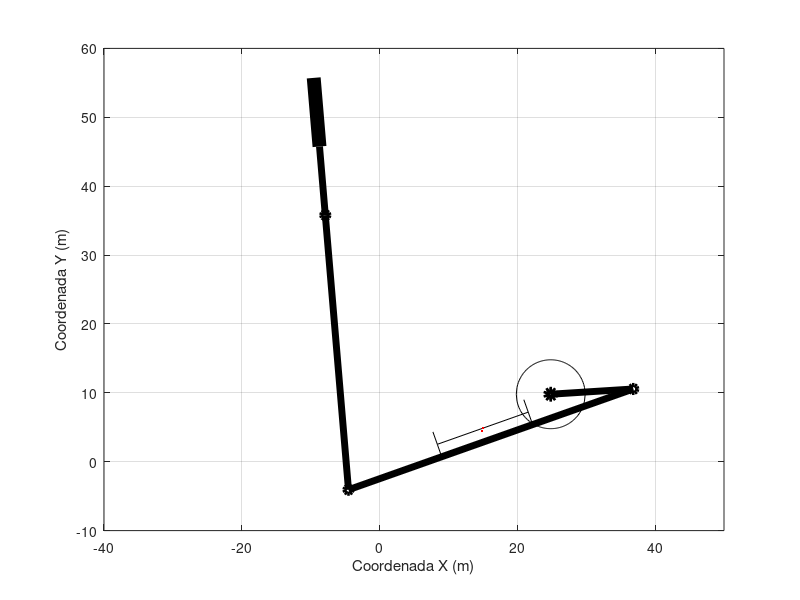

This chart was generated by the following MATLAB code: (Note: this script raises an error after producing the figure.)
clc
clear
close

% Elipse da trajetória
elipse = [30, 10];
y = @(x) sqrt(elipse(2)^2*(1-x^2/elipse(1)^2)); % Equação de elipse

% Pontos e direções pré-definidos
P1=[0; 0; 0]; % coordenadas do ponto P1
P2=[15; 5; 0]; % coordenadas do ponto P2
P3=[-7.5; y(-7.5); 0]; % coordenadas do ponto P3
P = [P1 P2 P3];
alpha21=20*pi/180; % valor predeterminado de alpha21
alpha31=20*pi/180; % valor predeterminado de alpha31

% Lado direito %%%%%%%%%%%%%%%%%%%

W=12; % valor atribuido a W
phi=175*pi/180; % valor atribuido a phi

% Cálculo do sistema de equações, sendo x = [Z, beta1, beta21, beta31]
E = @(x) [...
W*cos(x(2)+x(3)) + x(1)*cos(phi+alpha21) + P1(1)-P2(1) - x(1)*cos(phi) - W*cos(x(2));...
W*sin(x(2)+x(3)) + x(1)*sin(phi+alpha21) + P1(2)-P2(2) - x(1)*sin(phi) - W*sin(x(2));...
W*cos(x(2)+x(4)) + x(1)*cos(phi+alpha31) + P1(1)-P3(1) - x(1)*cos(phi) - W*cos(x(2));...
W*sin(x(2)+x(4)) + x(1)*sin(phi+alpha31) + P1(2)-P3(2) - x(1)*sin(phi) - W*sin(x(2))];
x0=[20; 240*pi/180; 100*pi/180; 250*pi/180]; %valores do chute inicial para uso do metodo de Newton-Raphson
YE=fsolve(E,x0); %resultado;
YEgraus = [YE(1); 180/pi*YE(2:4);];
Z = YE(1);
beta1 = YE(2);
beta21 = YE(3);
beta31 = YE(4);

% Lado esquerdo %%%%%%%%%%%%%%%%%%%
U=40; % valor atribuido a W
sigma=5*pi/180; % valor atribuido a phi

% Cálculo do sistema de equações, sendo q = [S, gamma1, gamma21, gamma31]
D = @(q) [...
U*cos(q(2)+q(3)) + q(1)*cos(sigma+alpha21) + P1(1)-P2(1) - q(1)*cos(sigma) - U*cos(q(2));...
U*sin(q(2)+q(3)) + q(1)*sin(sigma+alpha21) + P1(2)-P2(2) - q(1)*sin(sigma) - U*sin(q(2));...
U*cos(q(2)+q(4)) + q(1)*cos(sigma+alpha31) + P1(1)-P3(1) - q(1)*cos(sigma) - U*cos(q(2));...
U*sin(q(2)+q(4)) + q(1)*sin(sigma+alpha31) + P1(2)-P3(2) - q(1)*sin(sigma) - U*sin(q(2))];
angs=[20; 230*pi/180; 60*pi/180;20*pi/180]; %valores do chute inicial para uso do metodo de Newton-Raphson
YD=fsolve(D,angs); %resultado;
YDgraus = [YD(1); 180/pi*YD(2:4);];
S = YD(1);
gamma1 = YD(2);
gamma21 = YD(3);
gamma31 = YD(4);

% Cálculo de posições dos pontos A e B
A1=[P1(1)-Z*cos(phi); P1(2)-Z*sin(phi);0];
A0=[A1(1)-W*cos(beta1); A1(2)-W*sin(beta1);0];
A2=[A0(1)+W*cos(beta1+beta21); A0(2)+W*sin(beta1+beta21);0];
A3=[A0(1)+W*cos(beta1+beta31); A0(2)+W*sin(beta1+beta31);0];
A = [A1 A2 A3];
B1=[P1(1)-S*cos(sigma); P1(2)-S*sin(sigma);0];
B0=[B1(1)-U*cos(gamma1); B1(2)-U*sin(gamma1);0];
B2=[B0(1)+U*cos(gamma1+gamma21);B0(2)+U*sin(gamma1+gamma21);0];
B3=[B0(1)+U*cos(gamma1+gamma31);B0(2)+U*sin(gamma1+gamma31);0];
B = [B1 B2 B3];

A1B1 = norm(B1-A1); % comprimento da barra A1B1
A0B0 = norm(B0-A0); % comprimento da barra A0B0
A1A0 = norm(A1-A0); % comprimento da barra A1B0
B1B0 = norm(B1 - B0); % comprimento da barra B1B0

% Vetor que de A0 a B0
vecA0B0 = B0 - A0; % vetor
ang_hor_vecA0B0 = atan2(abs(vecA0B0(2)), abs(vecA0B0(1)));

% Posição do ponto P em relação à barra A1B1
anguloP_BA=subspace((P1-A1),(B1-A1));
dist_P_BA = Z*sin(anguloP_BA);
dist_projP_BA_A = Z*cos(anguloP_BA);

% Matrizes de transformação
T21 = @(theta)...
    [cos(theta) -sin(theta) 0 A1A0  ;...
     sin(theta) cos(theta)  0 0  ;...
     0          0           1 0 ;...
     0          0           0 1 ];
 
 T10 = @(theta)...
    [cos(theta) -sin(theta) 0 0  ;...
     sin(theta) cos(theta)  0 0  ;...
     0          0           1 0 ;...
     0          0           0 1 ];
 
 T40 = @(theta)...
     [cos(theta) -sin(theta) 0 vecA0B0(1)  ;...
      sin(theta) cos(theta)  0 vecA0B0(2)  ;...
      0          0           1 0 ;...
      0          0           0 1 ];

 % Vetor de angulos de entrada
num_angs = 100;
angs = linspace(0, 2*pi, num_angs);

% Insere betas dos três pontos P se não estiverem no vetor de angulos
betas = mod([beta1 beta1+beta21 beta1+beta31], 2*pi);
angs_com_betas = angs;
j = 0; % contador de betas inseridos
for i=1:num_angs-1
    for beta=betas
        if angs(i) < beta && angs(i+1) > beta
            angs_com_betas = [angs_com_betas(1:i+j) beta angs_com_betas(i+1+j:end)];
            j = j + 1;
        end
    end
end
angs = angs_com_betas;
num_angs = num_angs+j;

% Matrizes para guardar posição dos pontos a cada angulo de entrada
As = zeros(3, num_angs);
Bs = zeros(3, num_angs);
Cs = zeros(3, num_angs);
Ds = zeros(3, num_angs);

% Calcula a posição de pontos do mecanismo para cada angulo de entrada 
for k=1:num_angs  
    F = @(q)...
    [cos(angs(k)) -sin(angs(k)) 0 0  ;...
     sin(angs(k)) cos(angs(k))  0 0  ;...
     0           0            1 0 ;...
     0           0            0 1  ]*...
    [cos(q(1)) -sin(q(1)) 0 A1A0  ;...
     sin(q(1)) cos(q(1))  0 0  ;...
     0         0          1 0 ;...
     0         0          0 1  ]*...
    [A1B1; 0; 0; 1] - ...
    [cos(q(2)) -sin(q(2)) 0 vecA0B0(1)  ;...
     sin(q(2)) cos(q(2))  0 vecA0B0(2)  ;...
     0         0          1 0 ;...
     0         0          0 1  ]*...
    [B1B0; 0; 0; 1];
    if (mod(angs(k), 2*pi) > pi/2 && mod(angs(k), 2*pi) <= pi)
        theta0 = [pi/6 3*pi/2];
    elseif mod(angs(k), 2*pi) > pi && mod(angs(k), 2*pi) <= 7*pi/6
        theta0 = [2*pi 3*pi/2];
    elseif mod(angs(k), 2*pi) > 3*pi/2+pi/6
        theta0 = [pi 3*pi/2];
    else
        theta0 = [3*pi/2 3*pi/2];
    end
    theta0grad = theta0*180/pi;
    thetas = fsolve(F, theta0);
    thetasgrad = thetas*180/pi;
    
    Ak=[A0; 1]+T10(angs(k))*[A1A0; 0; 0; 1];
    Bk=[A0; 1]+T40(thetas(2))*[B1B0; 0; 0; 1];
    Ck=[A0; 1]+T40(thetas(2))*[-10; 0; 0; 1];
    Dk=[A0; 1]+T40(thetas(2))*[-20; 0; 0; 1];
    
    As(:, k) = Ak(1:3);
    Bs(:, k) = Bk(1:3);
    Cs(:, k) = Ck(1:3);
    Ds(:, k) = Dk(1:3);
      
end

% Função de um círculo
r = 5;
x_roda = linspace(A0(1)-r, A0(1)+r, 100); 
y_roda = sqrt(r^2-(x_roda-A0(1)).^2) + A0(2);

% Plots
count = 1;
max = 3;
marcacoes_P = 0;
while count<=max
    
    for k = 1:num_angs
        
        % Posição calculada dos pontos para o angulo
        Ak = As(:, k);
        Bk = Bs(:, k);
        Ck = Cs(:, k);
        Dk = Ds(:, k);
        
        % Versores paralelos e ortogonais à sapata
        versor_BA = (Bk-Ak)/norm(Bk-Ak);
        ortog_sapata = [-versor_BA(2); versor_BA(1); 0];        
                
        % Estrutura do mecanismo
        h(1) = plot([A0(1),Ak(1),Bk(1),B0(1), Ck(1)], ...
          [A0(2),Ak(2),Bk(2),B0(2), Ck(2)], "k-", 'LineWidth', 5);
        hold on
        h(end+1)= plot([A0(1),Ak(1),Bk(1),B0(1)], ...
          [A0(2),Ak(2),Bk(2),B0(2)], "ko", 'LineWidth', 3);
        h(end+1)=plot([Ck(1), Dk(1)], ...
          [Ck(2), Dk(2)], "k-", 'LineWidth', 10);
        h(end+1)=plot(A0(1), A0(2), "k-o", 'LineWidth', 5);
        h(end+1)=plot(x_roda, y_roda, "k-");
        h(end+1)=plot(x_roda, 2*A0(2)-y_roda, "k-");

        % Sapata
        Pk = Ak+dist_projP_BA_A*versor_BA-ortog_sapata*dist_P_BA;
        ini_sapata = Pk+7*versor_BA;
        fim_sapata = Pk-7*versor_BA;
        h(end+1)=plot([ini_sapata(1), fim_sapata(1)],[ini_sapata(2), fim_sapata(2)],"-k");
        h(end+1)=plot([ini_sapata(1), ini_sapata(1)-dist_P_BA*ortog_sapata(1)], ...
            [ini_sapata(2), ini_sapata(2)-dist_P_BA*ortog_sapata(2)],"-k");
        h(end+1)=plot([fim_sapata(1), fim_sapata(1)-dist_P_BA*ortog_sapata(1)], ...
            [fim_sapata(2), fim_sapata(2)-dist_P_BA*ortog_sapata(2)],"-k");
        h(end+1)=plot([ini_sapata(1), ini_sapata(1)+dist_P_BA*ortog_sapata(1)], ...
            [ini_sapata(2), ini_sapata(2)+dist_P_BA*ortog_sapata(2)],"-k");
        h(end+1)=plot([fim_sapata(1), fim_sapata(1)+dist_P_BA*ortog_sapata(1)], ...
            [fim_sapata(2), fim_sapata(2)+dist_P_BA*ortog_sapata(2)],"-k");
        
        % Trajetória
        h2(k) = plot(Pk(1), Pk(2), "r.");          
        if ((norm(Pk-P1) < 10e-8) || (norm(Pk-P2) < 10e-8) || (norm(Pk-P3) < 10e-8)) && marcacoes_P < 3
            marcacoes_P = marcacoes_P + 1;
            plot(Pk(1), Pk(2), "kx", 'MarkerSize', 10);
            txt = sprintf("(%.2f, %.2f)", Pk(1), Pk(2)) ;
            htext(marcacoes_P) = text(Pk(1)-5, Pk(2)-3, txt, "FontSize", 10);
            h2(k) = plot(Pk(1), Pk(2), "r.");    
        end
        
        % Configurações do plot
        grid on
        axis("equal")
        axis([-40,50,-10,60])
        xlabel("Coordenada X (m)")
        ylabel("Coordenada Y (m)")
        pause(0.001)
        
        % Se for ultima iteração, não deleta gráficos
        if count==max && k==num_angs
            break
        end
        delete(h);
        
    end
    
    % Se for ultima iteração, não deleta gráficos e traz textos para a frente
    if count==max
        delete(htext)
        for i=1:length(P)
            Pk = P(:, i);
            txt = sprintf("(%.2f, %.2f)", Pk(1), Pk(2)) ;
            text(Pk(1)-5, Pk(2)-3, txt, "FontSize", 10);
        end
        break
    end
    delete(h);
    delete(h2);
    count = count+1;    
    
end


